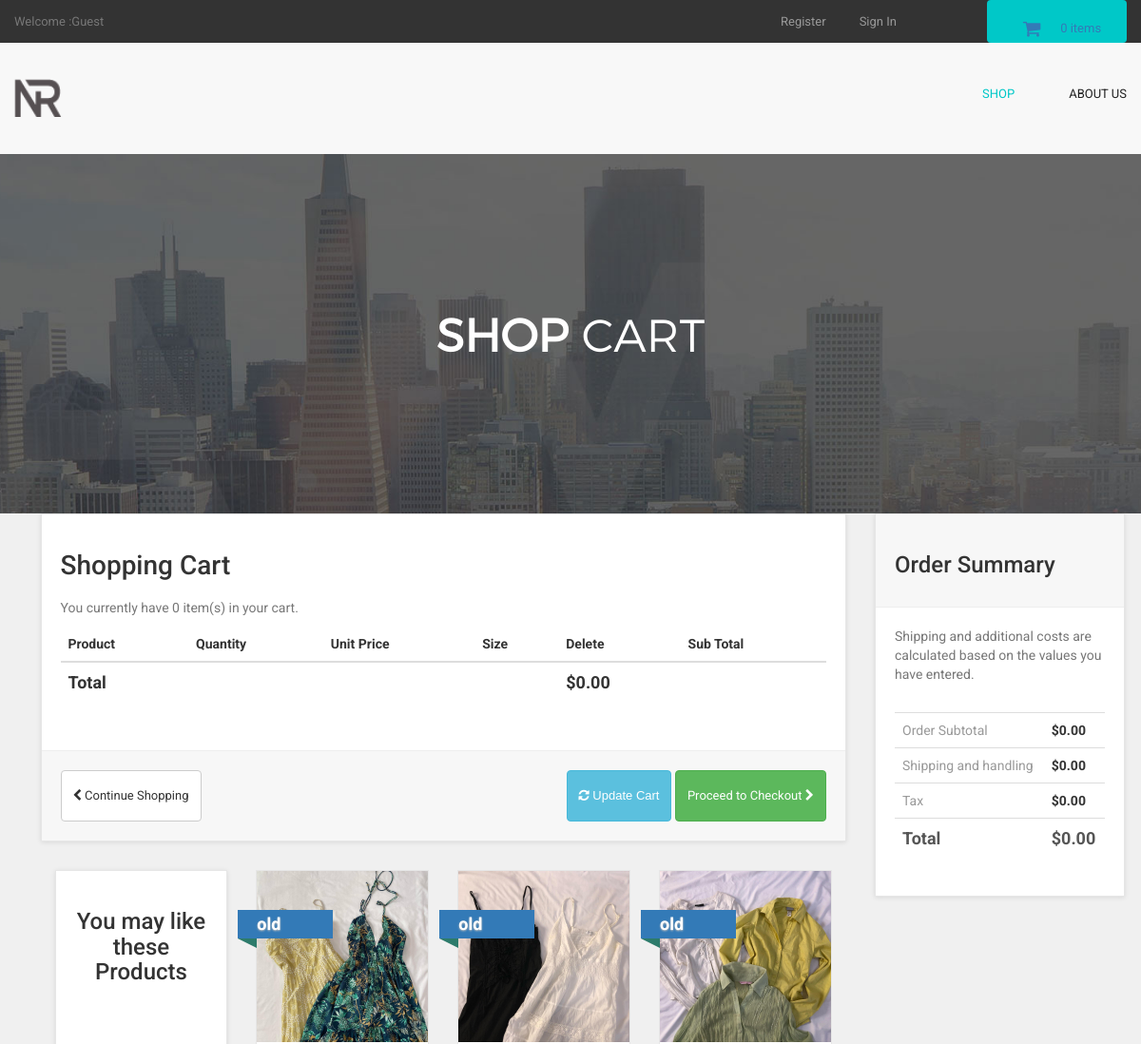
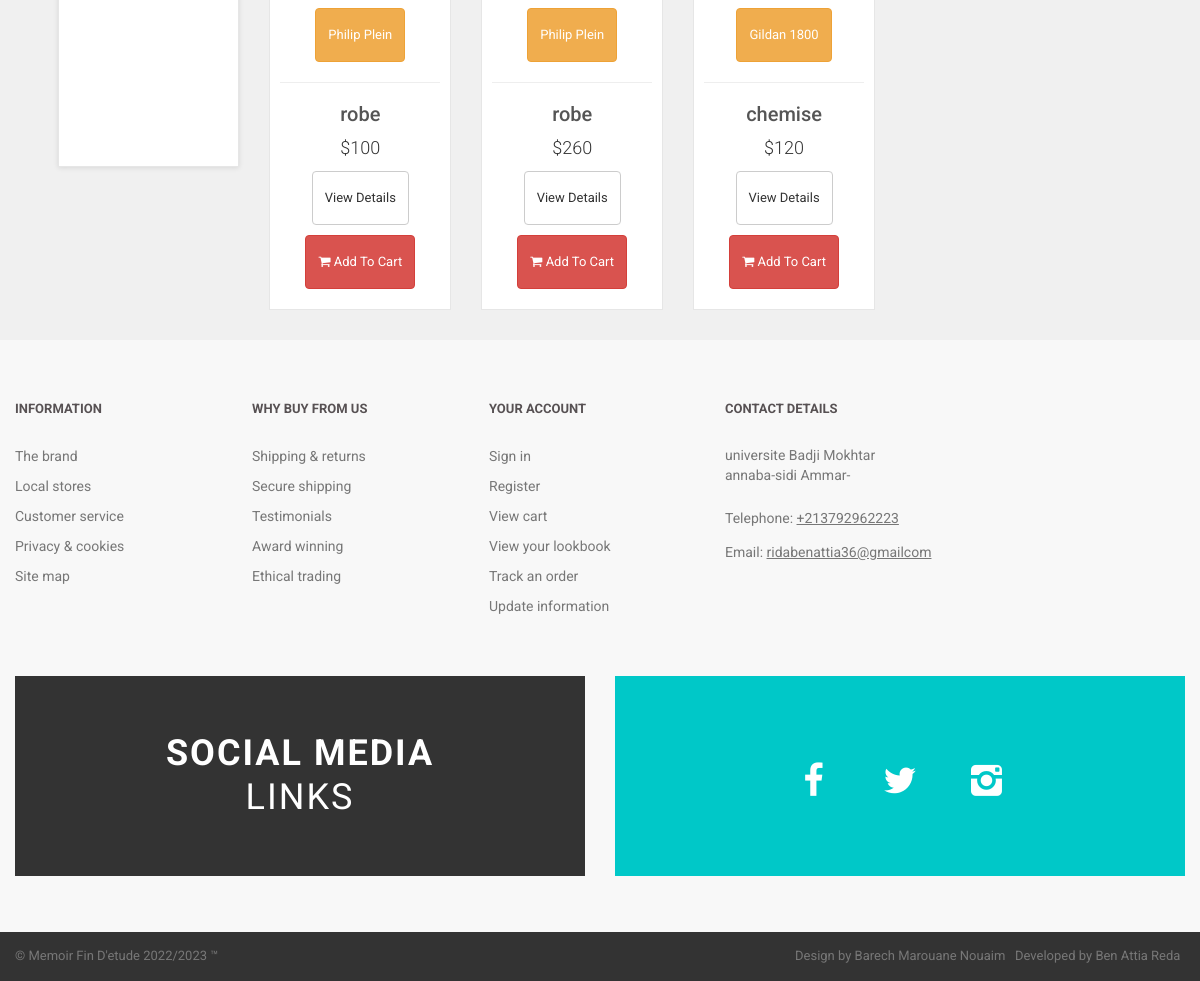
The app's page /cart.php with its own data (2 pictures, top to bottom).
### tables this page shows
CREATE TABLE `products` (
  `product_id` int(10) NOT NULL,
  `p_cat_id` int(10) NOT NULL,
  `cat_id` int(10) NOT NULL,
  `manufacturer_id` int(10) NOT NULL,
  `date` timestamp NOT NULL DEFAULT current_timestamp() ON UPDATE current_timestamp(),
  `product_title` text NOT NULL,
  `product_url` text NOT NULL,
  `product_img1` text NOT NULL,
  `product_img2` text NOT NULL,
  `product_img3` text NOT NULL,
  `product_price` int(10) NOT NULL,
  `product_psp_price` int(100) NOT NULL,
  `product_desc` text NOT NULL,
  `product_features` text NOT NULL,
  `product_video` text NOT NULL,
  `product_keywords` text NOT NULL,
  `product_label` text NOT NULL,
  `status` varchar(255) NOT NULL
);

CREATE TABLE `manufacturers` (
  `manufacturer_id` int(10) NOT NULL,
  `manufacturer_title` text NOT NULL,
  `manufacturer_top` text NOT NULL,
  `manufacturer_image` text NOT NULL
);

### cart.php (the view, shortened to what this page needs)
<?php
include("includes/db.php");
include("includes/header.php");
include("functions/functions.php");
include("includes/main.php");
?>
  <main>
    <div class="nero">
      <div class="nero__heading">
        <span class="nero__bold">SHOP</span> Cart
      </div>
    </div>
  </main>
<div id="content" >
<div class="container" >
<div class="col-md-9" id="cart" >
<div class="box" >
<form action="cart.php" method="post" enctype="multipart-form-data" >
<h1> Shopping Cart </h1>
<?php
$ip_add = getRealUserIp();
$select_cart = "select * from cart where ip_add='$ip_add'";
$run_cart = mysqli_query($con,$select_cart);
$count = mysqli_num_rows($run_cart);
?>
<p class="text-muted" > You currently have <?php echo $count; ?> item(s) in your cart. </p>
<div class="table-responsive" >
<table class="table" >
<thead>
<tr>
<th colspan="2" >Product</th>
<th>Quantity</th>
<th>Unit Price</th>
<th>Size</th>
<th colspan="1">Delete</th>
<th colspan="2"> Sub Total </th>
</tr>
</thead>
<?php
$total = 0;
?>
<tfoot>
<tr>
<th colspan="5"> Total </th>
<th colspan="2"> $<?php echo $total; ?>.00 </th>
</tr>
</tfoot>
</table>
</div>
<div class="box-footer">
<div class="pull-left">
<a href="index.php" class="btn btn-default">
<i class="fa fa-chevron-left"></i> Continue Shopping
</a>
</div>
<div class="pull-right">
<button class="btn btn-info" type="submit" name="update" value="Update Cart">
<i class="fa fa-refresh"></i> Update Cart
</button>
<a href="checkout.php" class="btn btn-success">
Proceed to Checkout <i class="fa fa-chevron-right"></i>
</a>
</div>
</div>
</form>
</div>
<div id="row same-height-row">
<div class="col-md-3 col-sm-6">
<div class="box same-height headline">
<h3 class="text-center"> You may like these Products </h3>
</div>
</div>
<?php
$get_products = "select * from products order by rand() LIMIT 0,3";
$run_products = mysqli_query($con,$get_products);
while($row_products=mysqli_fetch_array($run_products)){
$pro_title = $row_products['product_title'];
$pro_price = $row_products['product_price'];
$pro_img1 = $row_products['product_img1'];
$pro_label = $row_products['product_label'];
$manufacturer_id = $row_products['manufacturer_id'];
$get_manufacturer = "select * from manufacturers where manufacturer_id='$manufacturer_id'";
$run_manufacturer = mysqli_query($db,$get_manufacturer);
$row_manufacturer = mysqli_fetch_array($run_manufacturer);
$manufacturer_name = $row_manufacturer['manufacturer_title'];
$pro_psp_price = $row_products['product_psp_price'];
$pro_url = $row_products['product_url'];
if($pro_label == "Sale" or $pro_label == "Gift"){
$product_price = "<del> $$pro_price </del>";
$product_psp_price = "| $$pro_psp_price";
}
else{
$product_psp_price = "";
$product_price = "$$pro_price";
}
if($pro_label == ""){
}
else{
$product_label = "
<a class='label sale' href='#' style='color:black;'>
<div class='thelabel'>$pro_label</div>
<div class='label-background'> </div>
</a>
";
}
echo "
<div class='col-md-3 col-sm-6 center-responsive' >
<div class='product' >
<a href='$pro_url' >
<img src='admin_area/product_images/$pro_img1' class='img-responsive' >
</a>
<div class='text' >
<center>
<p class='btn btn-warning'> $manufacturer_name </p>
</center>
<hr>
<h3><a href='$pro_url' >$pro_title</a></h3>
<p class='price' > $product_price $product_psp_price </p>
<p class='buttons' >
<a href='$pro_url' class='btn btn-default' >View Details</a>
<a href='$pro_url' class='btn btn-danger'>
<i class='fa fa-shopping-cart'></i> Add To Cart
</a>
</p>
</div>
$product_label
</div>
</div>
";
}
?>
</div>
</div>
<div class="col-md-3">
<div class="box" id="order-summary">
<div class="box-header">
<h3>Order Summary</h3>
</div>
<p class="text-muted">
Shipping and additional costs are calculated based on the values you have entered.
</p>
<div class="table-responsive">
<table class="table">
<tbody>
<tr>
<td> Order Subtotal </td>
<th> $<?php echo $total; ?>.00 </th>
</tr>
<tr>
<td> Shipping and handling </td>
<th>$0.00</th>
</tr>
<tr>
<td>Tax</td>
<th>$0.00</th>
</tr>
<tr class="total">
<td>Total</td>
<th>$<?php echo $total; ?>.00</th>
</tr>
</tbody>
</table>
</div>
</div>
</div>
</div>
</div>
<?php
include("includes/footer.php");
?>
</body>
</html>

### styles/backend.css (style rules this page uses)
html { font-family: "Roboto", Helvetica, Arial, sans-serif; line-height: 1.15; -ms-text-size-adjust: 100%; -webkit-text-size-adjust: 100% }
body { margin: 0 }
h1 { font-size: 2em; margin: .67em 0 }
figcaption, figure, main { display: block }
hr { box-sizing: content-box; height: 0; overflow: visible }
a { background-color: transparent; -webkit-text-decoration-skip: objects }
img { border-style: none }
button, input, optgroup, select, textarea { font-family: sans-serif; font-size: 100%; line-height: 1.15; margin: 0 }
button, input { overflow: visible }
button, select { text-transform: none }
[type=reset], [type=submit], button, html [type=button] { -webkit-appearance: button }
html { box-sizing: border-box }
body { min-width: 1190px; font-family: Montserrat, sans-serif; font-weight: 400; background-color: white; }
.container { width: 1170px; margin: 0 auto }
img { max-width: 100%; height: auto }
.btn { display: inline-block; vertical-align: top; font-size: 13px; line-height: 40px; text-decoration: none; -webkit-transition: .3s; transition: .3s }
.nero { padding-top: 160px; padding-bottom: 140px; font-family: 'montserratlight', sans-serif; text-align: center; text-transform: uppercase; color: #FFF; background: #666 url("../images/banner-ave.jpg") no-repeat; background-size: cover; background-position: center; }
.nero__heading { font-size: 48px; }
.nero__bold { font-weight: 700; }

### styles/style.css (style rules this page uses)
body { font-family: "Roboto", Helvetica, Arial, sans-serif; font-size: 14px; line-height: 1.42857143; color: #333333; background-color: #f0f0f0; overflow-x: hidden; }
.box { background: #fff; margin: 0 0 30px; border: solid 1px #e6e6e6; box-sizing: border-box; padding:20px; box-shadow: 0 1px 5px rgba(0, 0, 0, 0.1); }
#content { padding-left:25px; }
#content .product { background:#fff; border: solid 1px #e6e6e6; box-sizing: border-box; margin-bottom: 30px; }
#content .product .text p.price { font-size:18px; text-align:center; font-weight:300; }
#content .product .text .buttons { clear:both; text-align:center; }
#content .product .text h3 { text-align:center; font-size:20px; }
#content .product .text h3 a { color:rgb(85, 85, 85); }
#content .product .text { padding:10px 10px 0px; }
#content .product .text .buttons .btn { margin-bottom:10px; }
#content .headline { height: 350px; }
#content #cart .table tfoot { font-size:18px; }
.box .box-footer { background: #f7f7f7; margin: 30px -20px -20px; padding:20px; border-top: solid 1px #eeeeee; }
.box .box-footer:before, .box .box-footer:after { content:" "; display: table; }
.box .box-footer:after { clear:both; }
.box .box-header { background:#f7f7f7; margin:-20px -20px 20px; padding:20px; border-bottom: solid 1px #eeeeee; }
#content #order-summary table { margin-top: 20px; }
#content #order-summary table td { color: #999999; }
#content #order-summary table tr.total td, #content #order-summary table tr.total th { font-size: 18px; color:#555555; font-weight: 700; }
.label { text-decoration : none; position: absolute; top: 50px; padding-left:51px; z-index: 20; }
.label .thelabel { position: relative; width: 100px; padding: 6px 50px 6px 15px; margin: 40px 50px 10px -71px; color: #fff; font-size:18px; font-weight:bold; background-color: #337ab7; text-shadow: 0px 1px 2px #bbb ; }
.label .thelabel:before, .label .thelabel:after { content: ''; position: absolute; width:0; height:0; }
.label .thelabel:after { left: 0px; top: 100%; border-width : 5px 10px; border-style: solid; border-color: #2d7b6b #2d7b6b transparent transparent; }
.label.sale { top: 0; }

### records on screen
products: product_img1 (picture), manufacturer.manufacturer_title "Philip Plein", product_title "robe", product_price "$100", product_label "old"
products: product_img1 (picture), manufacturer.manufacturer_title "Philip Plein", product_title "robe", product_price "$260", product_label "old"
products: product_img1 (picture), manufacturer.manufacturer_title "Gildan 1800", product_title "chemise", product_price "$120", product_label "old"

### other values on screen
$count_items "0"
$count "0"
$total "0"
